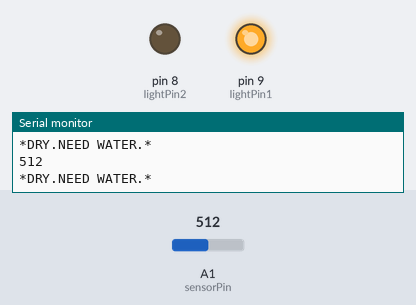
Recording of a sketch running on a simulated Arduino Uno, built with avr-gcc and run on an emulated ATmega328P. Shown: output pins drawn as LEDs (lit = HIGH), the last lines printed to the serial monitor. The test bench sets the inputs (shaded band); at power-on: A1 (sensorPin) = 512.

Above: at 0.6 s.
At 1.3 s:
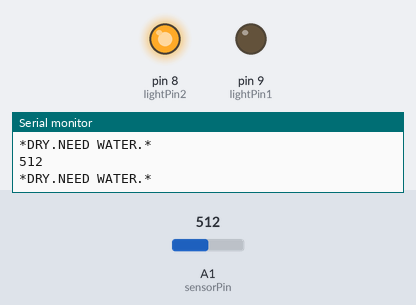
1.4 s: A1 (sensorPin) set to 489
At 1.8 s:
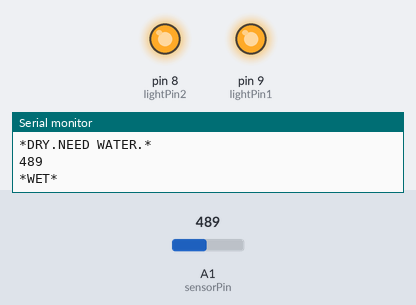
Timing chart, 0 to 4.4 s (numbered marks = the images above; inputs shaded):
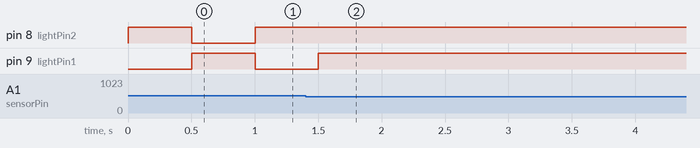

Measured:
- the behaviour switches between 500 and 499 on A1 (sensorPin) (found by bisection; images 1 and 2)
- after the input at 1.4 s, pin 8 (lightPin2): stops changing and stays HIGH; pin 9 (lightPin1): goes on until 1.5 s, then stays HIGH

The sketch:

dojousensor.ino
```cpp
const int sensorPin = A1;
const int lightPin1 =  9;
const int lightPin2 =  8;
int sensorValue = 0;
int lightcnt = 0;

void setup() {
  pinMode(lightPin1, OUTPUT);
  pinMode(lightPin2, OUTPUT);
  Serial.begin(115200);
}
void loop() {
  sensorValue = analogRead(sensorPin);
  Serial.println(sensorValue);
  if(sensorValue < 350){
    Serial.println("*WET*");
    digitalWrite(lightPin1,LOW);
    digitalWrite(lightPin2,LOW);
    lightcnt = 0;
    delay(600000);
  }
  else if( (sensorValue >= 350) && (sensorValue < 450) ){
    Serial.println("*WET*");
    digitalWrite(lightPin1,HIGH);
    digitalWrite(lightPin2,LOW);
    lightcnt = 0;
    delay(300000);
  }
  else if( (sensorValue >= 450) && (sensorValue < 500) ){
    Serial.println("*WET*");
    digitalWrite(lightPin1,HIGH);
    digitalWrite(lightPin2,HIGH);
    lightcnt = 0;
    delay(180000);
  }
  else{
    Serial.println("*DRY.NEED WATER.*");
    if(lightcnt % 2 == 0){
      digitalWrite(lightPin1,LOW);
      digitalWrite(lightPin2,HIGH);
    }
    else{
      digitalWrite(lightPin1,HIGH);
      digitalWrite(lightPin2,LOW);
    }
    lightcnt += 1;
    if(lightcnt > 99){
      lightcnt = 0;
    }
    delay(500);
  }
}
```
